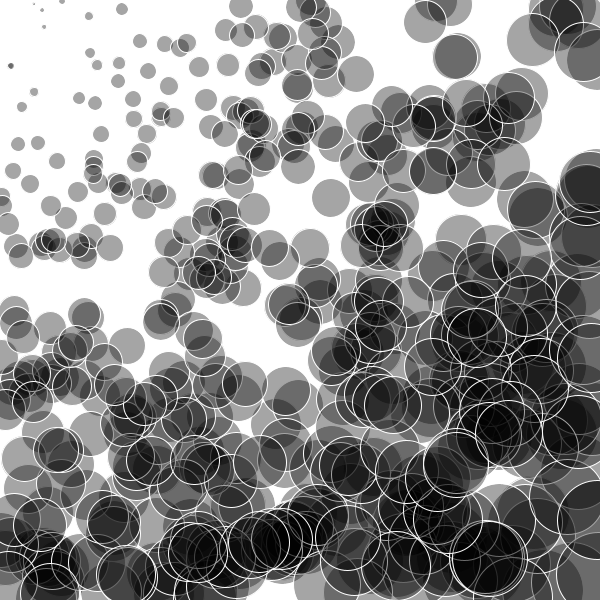
Frame 1 (no input)
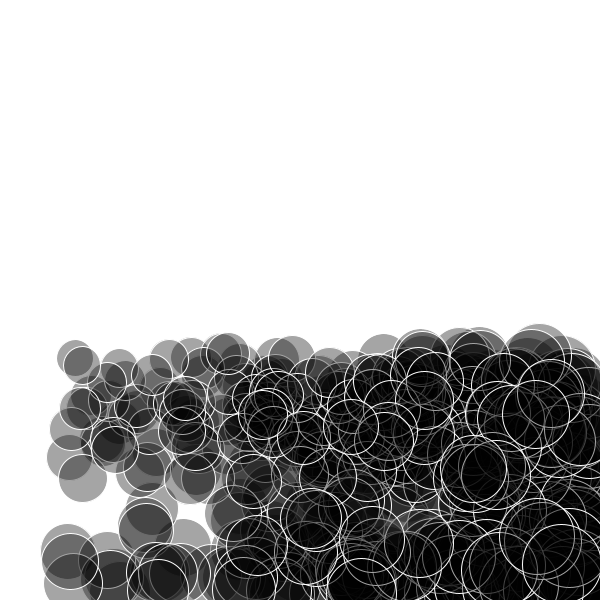
Frame 60 (the mouse pressed at the canvas centre just before this capture)
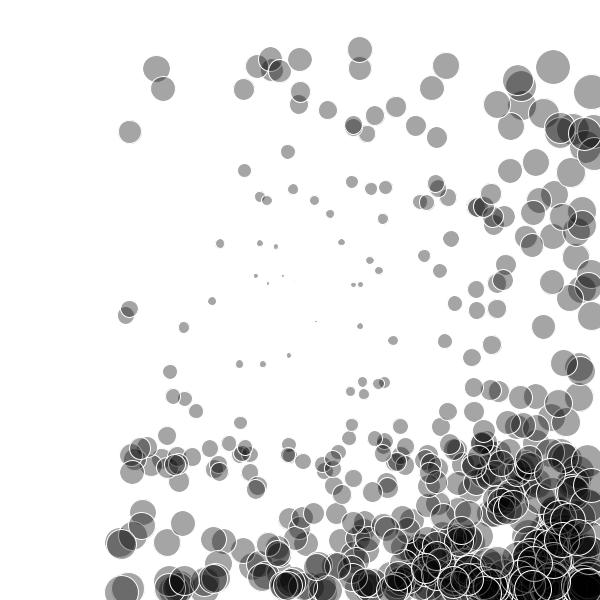
Frame 120 (the mouse held since frame 60 and released just before this capture)

The Processing sketch that drew these frames (run headless with seeded random() and noise(); from frame 60 on, the mouse is pressed at the canvas centre):

// Processing sketch: processing_105837
// ── processing_105837.pde

int numBalls=500;
float[] posX = new float[numBalls];
float[] posY = new float[numBalls];
float[] speedX = new float[numBalls];
float[] speedY = new float[numBalls];
float[] radius = new float[numBalls];



void setup() {
  size(600, 600);
  for (int i=0; i< numBalls; i++) {
    posX[i] = int(random(0, width));
    posY[i] = int(random(0, height));
    radius[i] = int(random(10, 30));
    speedX[i]=int(random(1, 5));
    speedY[i]=int(random(1, 5));
  }
}

void draw() {
  background(255);
  for (int i=0; i<numBalls; i++) {
    stroke(255);
    fill(0,90);
    //mouse interact with balls
    float d=dist(mouseX,mouseY,posX[i],posY[i])/10;
    //ellipse(posX[i], posY[i], radius[i], radius[i]);
    ellipse(posX[i], posY[i], d, d);
    moveCircles(i);
    bounceCircles(i);
    gravity(i);
  }
}



void moveCircles(int i) {
  posX[i]+=speedX[i];
  posY[i]+=speedY[i];
}

void bounceCircles(int j) {
  if (posX[j]>width-radius[j]/2) {  
    speedX[j]=speedX[j]*-1;
    posX[j]=width-radius[j]/2;
  }
  if (posX[j]<radius[j]/2) {
    speedX[j]=speedX[j]*-1;
    posX[j]=radius[j]/2;
  }
  if (posY[j]>height-radius[j]/2) {
    speedY[j]=speedY[j]*-0.95;
    posY[j]=height-radius[j]/2;
  }
  if (posY[j]<radius[j]/2) {
    speedY[j]=speedY[j]*-0.9;
    posY[j]=radius[j]/2;
  }
  if ((posX[j]>=height-radius[j]/2)&&(speedY[j]<=0)) {
    posY[j]=height-radius[j]/2;
    speedX[j]=speedX[j]*0.9;
  }
}

void gravity(int k){
  speedY[k]=speedY[k]+0.3;
}
